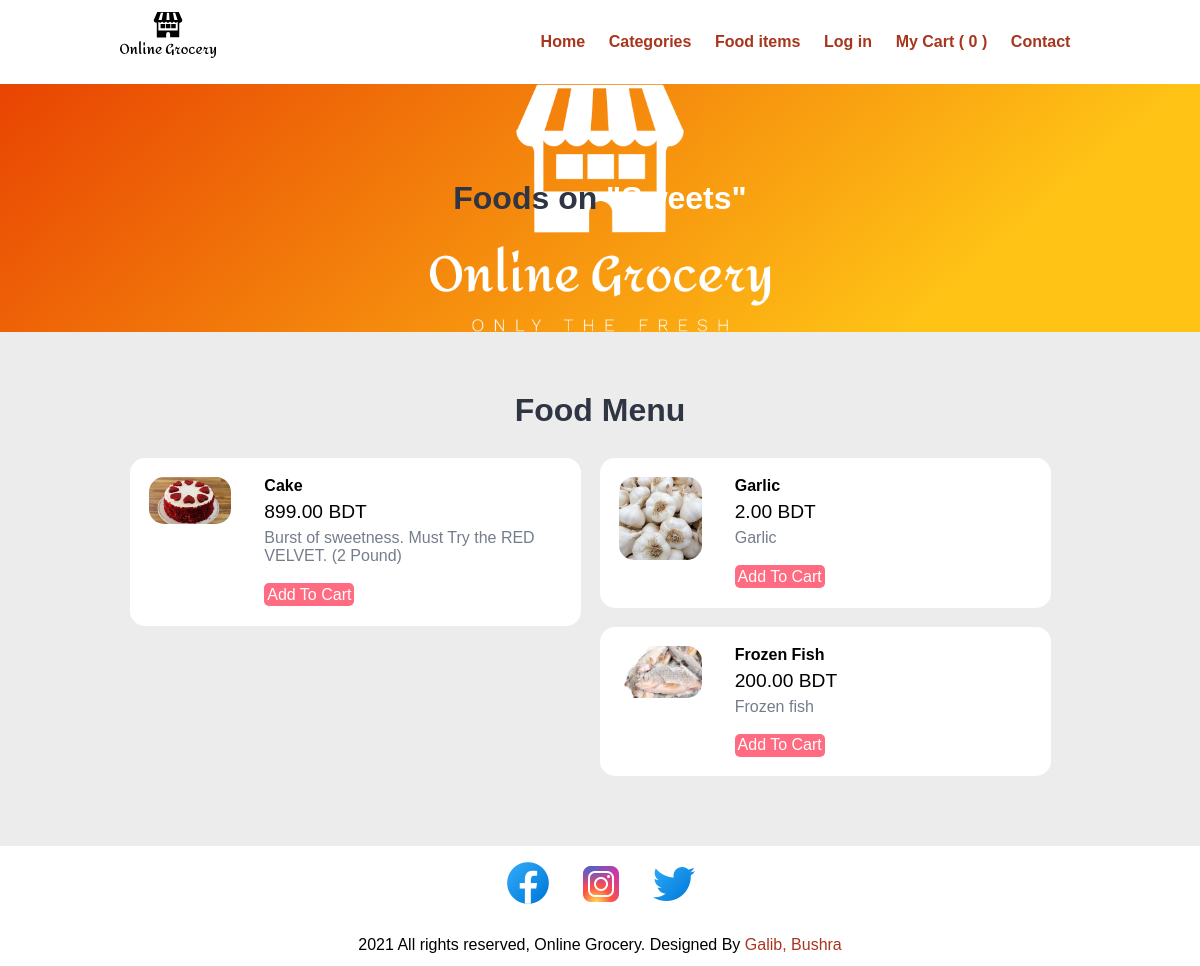
The app's page /category-foods.php?category_id=9, older data.
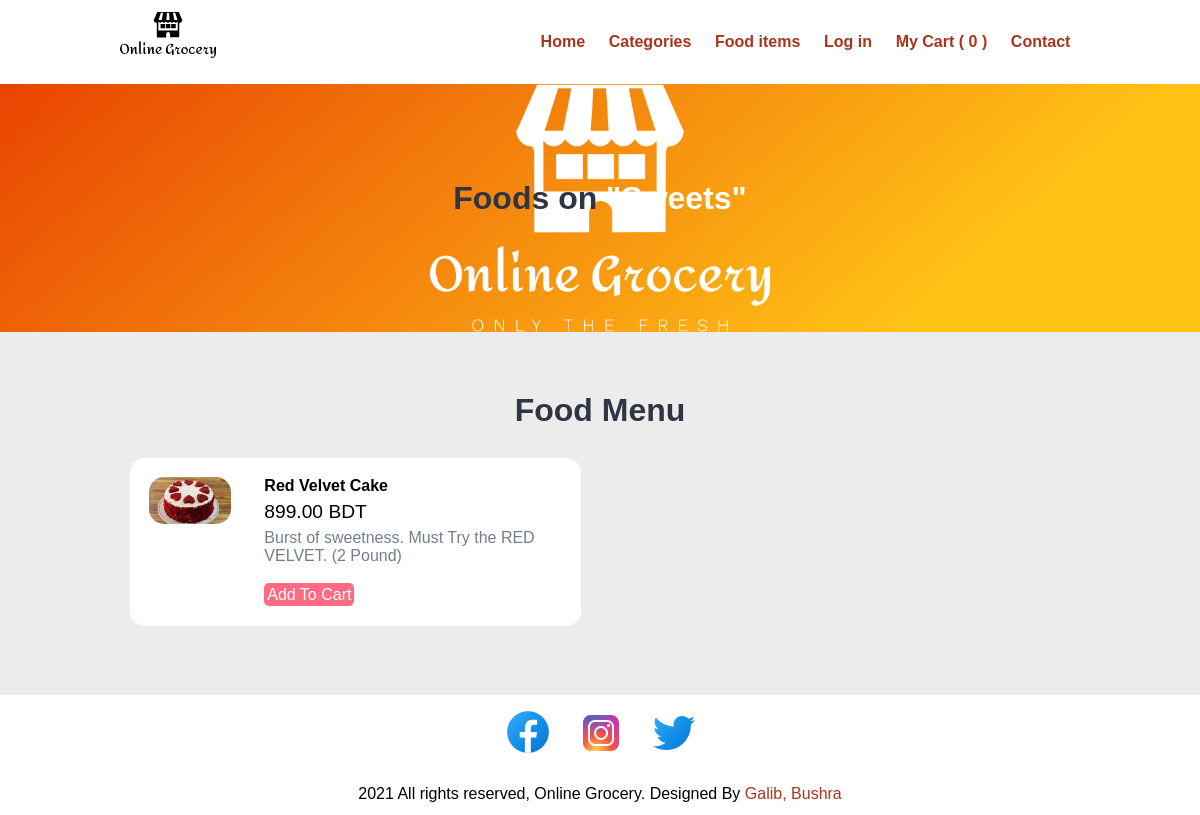
The same page, newer data.
### tables this page shows
CREATE TABLE `tbl_food` (
  `id` int(10) UNSIGNED NOT NULL,
  `title` varchar(100) NOT NULL,
  `description` text NOT NULL,
  `price` decimal(10,2) NOT NULL,
  `image_name` varchar(255) NOT NULL,
  `category_id` int(10) UNSIGNED NOT NULL,
  `featured` varchar(10) NOT NULL,
  `active` varchar(10) NOT NULL
);

### category-foods.php (the view, shortened to what this page needs)
<?php include('partials-front/menu.php'); ?>
<?php
    if(isset($_GET['category_id']))
    {
        $category_id = $_GET['category_id'];
        $sql = "SELECT title FROM tbl_category WHERE id=$category_id";
        $res = mysqli_query($conn, $sql);
        $row = mysqli_fetch_assoc($res);
        $category_title = $row['title'];
    }
    else
    {
        header('location:'.SITEURL);
    }
?>
<section class="food-search text-center">
    <div class="container">
        <h2>Foods on <a href="#" class="text-white">"<?php echo $category_title; ?>"</a></h2>
    </div>
</section>
<section class="food-menu">
    <div class="container">
        <h2 class="text-center">Food Menu</h2>
        <?php
            $sql2 = "SELECT * FROM tbl_food WHERE category_id=$category_id";
            $res2 = mysqli_query($conn, $sql2);
            $count2 = mysqli_num_rows($res2);
            if($count2>0)
            {
                while($row2=mysqli_fetch_assoc($res2))
                {
                    $title = $row2['title'];
                    $price = $row2['price'];
                    $description = $row2['description'];
                    $image_name = $row2['image_name'];
                    ?>
                    <div class="food-menu-box">
                        <div class="food-menu-img">
                            <?php
                                if($image_name=="")
                                {
                                    echo "<div class='error'>Image not Available.</div>";
                                }
                                else
                                {
                                    ?>
                                    <img src="<?php echo SITEURL; ?>images/food/<?php echo $image_name; ?>" alt="Chicke Hawain Pizza" class="img-responsive img-curve">
                                    <?php
                                }
                            ?>
                        </div>
                        <div class="food-menu-desc">
                            <h4><?php echo $title; ?></h4>
                            <p class="food-price"><?php echo $price; ?> BDT</p>
                            <p class="food-detail">
                                <?php echo $description; ?>
                            </p>
                            <br>
                            <form action = "manage_cart.php" method = "POST">
                            <button type="submit" name="Add_To_Cart" class="btn btn-primary">Add To Cart</button>
                            </form>
                        </div>
                    </div>
                    <?php
                }
            }
            else
            {
                echo "<div class='error'>Food not Available.</div>";
            }
        ?>
    </div>
</section>
<?php include('partials-front/footer.php'); ?>

Row changes from the older to the newer data that the page shows:
no longer on this page (row edited): tbl_food: image_name (picture), title "Garlic", price "2.00", description "Garlic"
no longer on this page (row edited): tbl_food: image_name (picture), title "Frozen Fish", price "200.00", description "Frozen fish"
changed tbl_food "Burst of sweetness. Must Try the RED VELVET. (2 Pound)": title "Cake" → "Red Velvet Cake"
